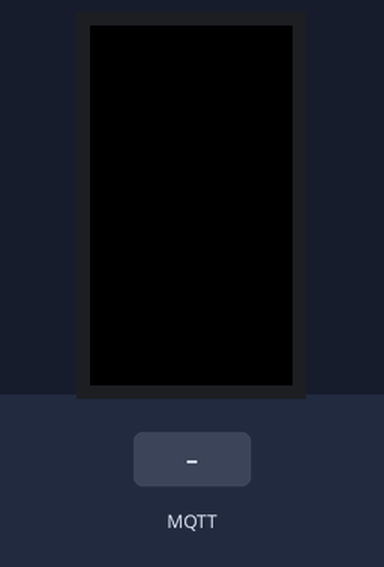
Bench run of a sketch on a simulated ESP32. On the bench: 135×240 colour display. Inputs (shaded band) come from the test bench. WiFi joins after 1.5 s; servers stay silent unless stated; no MQTT or app messages arrive unless stated; what the sketch prints to the serial monitor is not drawn.

Above: at 7.9 s.
8.0 s: MQTT message "on" arrives on the first subscribed topic
At 8.9 s:
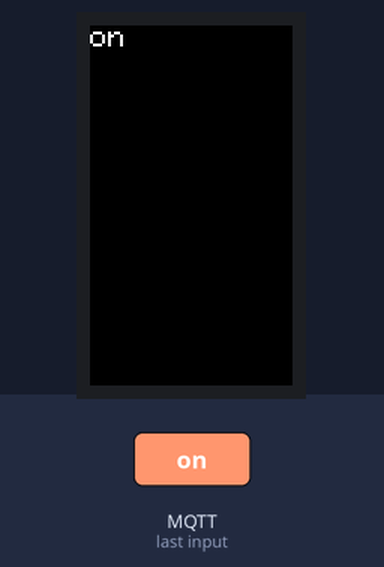
9.5 s: MQTT message "off" arrives on the first subscribed topic
At 10.0 s:
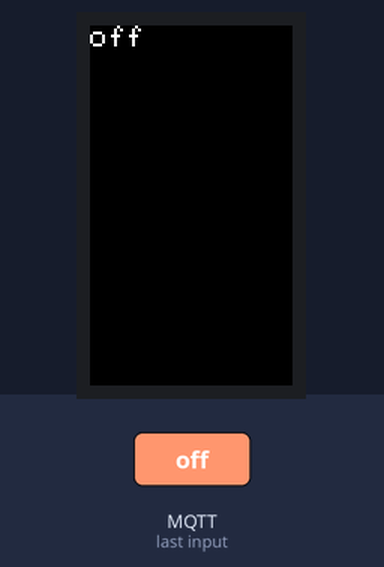
11.0 s: MQTT message "on" arrives on the first subscribed topic
At 12.4 s:
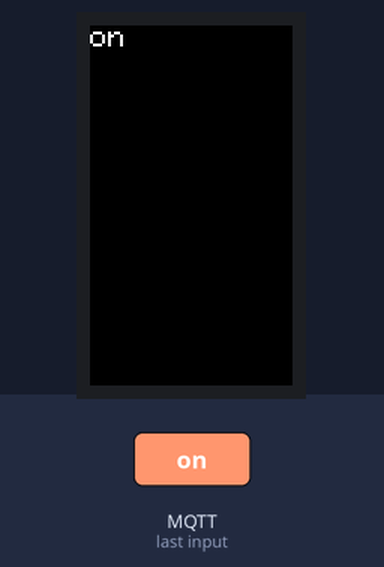
Timing chart, 0 to 14.0 s (numbered marks = the images above; inputs shaded):
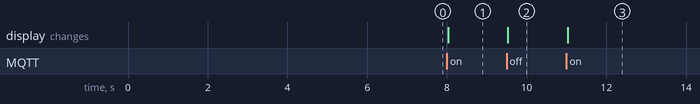

Measured:
- after the input at 8.0 s, the display: changes at once (image 1)
- after the input at 9.5 s, the display: changes at once (image 2)
- after the input at 11.0 s, the display: changes at once (image 3)

The sketch:

MeshSerialTransmit.ino
```cpp
#include <M5StickCPlus.h>
#include <WiFi.h>
#include <PubSubClient.h>
#include <HardwareSerial.h>

// WiFi Credentials
const char* ssid = "asus_wifi";
const char* password = "freewifi";

// MQTT Broker Settings
const char* mqttServer = "192.168.50.176";
const int mqttPort = 1883;
const char* mqttTopic = "device/toggle";
const char* mqttUser = "homeassistant";
const char* mqttPassword = "eu0Vabee3iegaeRee4Voo9ozohtorahZeighoosai7soovae2ohcu8quahTi4iej";

// Initialize WiFi and MQTT Client
WiFiClient espClient;
PubSubClient mqttClient(espClient);

// Initialize HardwareSerial
HardwareSerial MySerial(1); // Using UART 1

void setup() {
  M5.begin();
  M5.Lcd.fillScreen(BLACK);
  M5.Lcd.setTextColor(WHITE);
  M5.Lcd.setTextSize(2);
  MySerial.begin(115200, SERIAL_8N1, -1, 26); // RX not used, TX on GPIO 26

  // Connect to WiFi
  WiFi.begin(ssid, password);
  while (WiFi.status() != WL_CONNECTED) {
    delay(500);
  }
  Serial.print("WIFI Set up done");

  // Setup MQTT
  mqttClient.setServer(mqttServer, mqttPort);
  mqttClient.setCallback(mqttCallback);
  reconnectMQTT(); // Connect and subscribe to the MQTT broker
}

void loop() {
  if (!mqttClient.connected()) {
    reconnectMQTT();
  }
  mqttClient.loop();
}

void mqttCallback(char* topic, byte* payload, unsigned int length) {
  char message[length + 1];
  memcpy(message, payload, length);
  message[length] = '\0'; // Ensure null-terminated string

  M5.Lcd.fillScreen(BLACK);
  M5.Lcd.setCursor(0, 0);
  M5.Lcd.println(message);

  MySerial.println(message); // Send the message over UART
}

void reconnectMQTT() {
  // Loop until we're reconnected to the MQTT broker
  while (!mqttClient.connected()) {
    if (mqttClient.connect("M5StickC_Transmitter", mqttUser, mqttPassword)) {
      mqttClient.subscribe(mqttTopic);
    }
    delay(5000); // Wait before retrying if connection fails
  }
}
```
